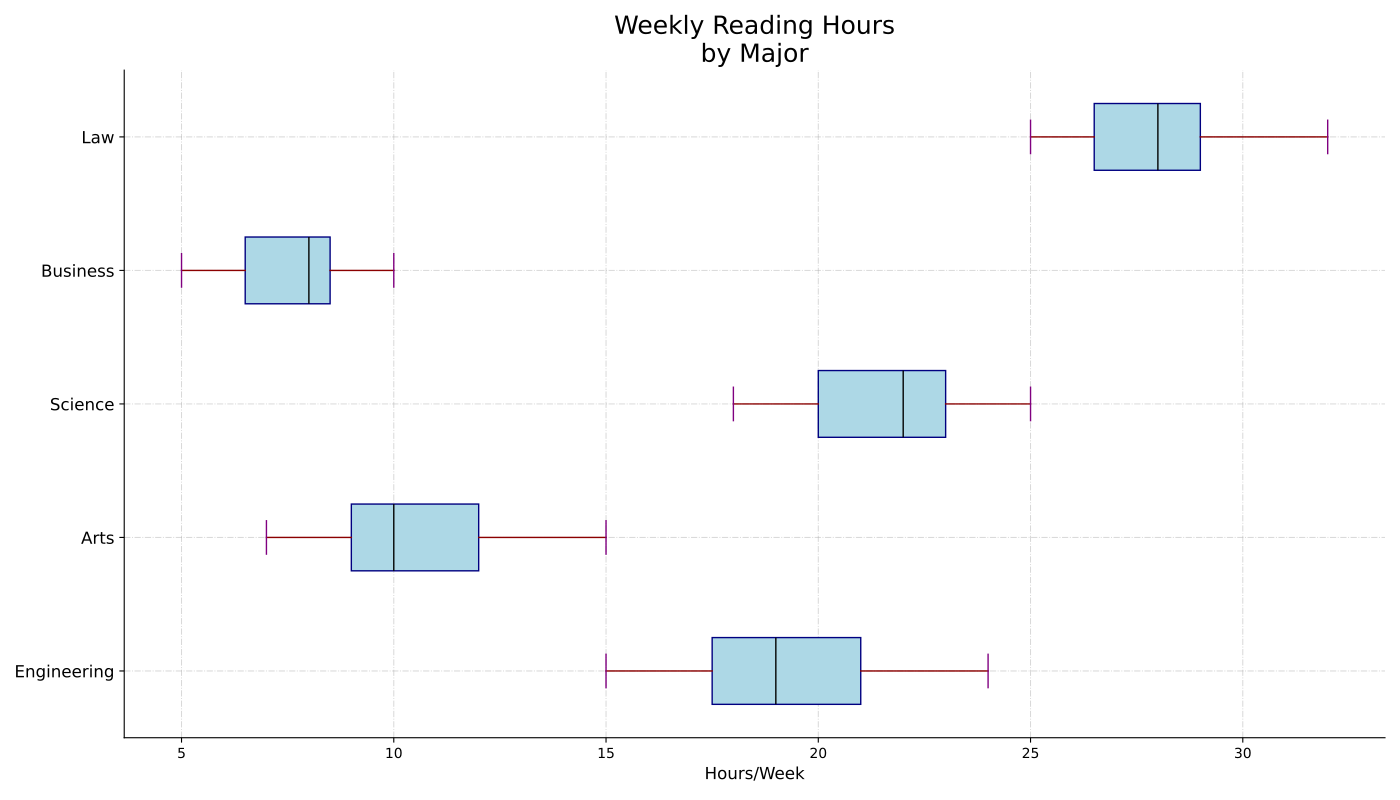

Python code for this plot:
import matplotlib.pyplot as plt
import numpy as np

# Constructing the data
engineering_hours = [15, 18, 21, 19, 20, 22, 24, 17, 16, 20, 23, 21, 19, 18, 17]
arts_hours = [10, 8, 12, 9, 11, 14, 15, 7, 10, 12, 13, 9, 11, 8, 10]
science_hours = [20, 22, 19, 24, 21, 23, 25, 18, 22, 21, 20, 22, 24, 19, 23]
business_hours = [5, 8, 7, 6, 9, 10, 8, 7, 6, 8, 9, 7, 10, 6, 8]
law_hours = [25, 28, 26, 29, 27, 30, 32, 26, 28, 29, 30, 27, 28, 25, 29]

# Data aggregation
data = [engineering_hours, arts_hours, science_hours, business_hours, law_hours]
majors = ["Engineering", "Arts", "Science", "Business", "Law"]

# Create the plot
fig, ax = plt.subplots(figsize=(14, 8))

# Plotting a horizontal boxplot
box = ax.boxplot(data, vert=False, patch_artist=True, notch=False, whis=1.2,
                 boxprops=dict(facecolor='lightblue', color="navy"),
                 whiskerprops=dict(color="darkred"),
                 capprops=dict(color="purple"),
                 flierprops=dict(marker="*", color="orange", alpha=0.6),
                 medianprops=dict(color="black"))

# Add titles and labels
ax.set_title("Weekly Reading Hours\nby Major", fontsize=18, fontweight='medium')
ax.set_xlabel("Hours/Week", fontsize=12)
ax.set_yticklabels(majors, fontsize=12)

# Change grid style and add border
ax.spines['top'].set_visible(False)
ax.spines['right'].set_visible(False)
ax.grid(True, linestyle='-.', linewidth=0.7, alpha=0.5)

# Adjust layout automatically
plt.tight_layout()

# Display the plot
plt.show()
